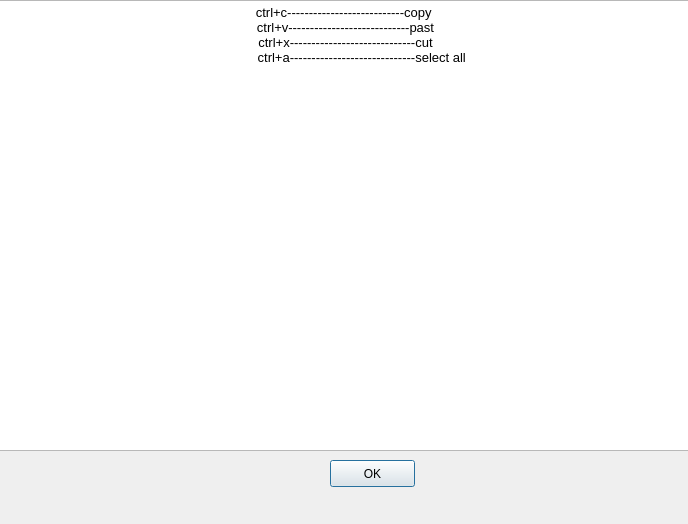
<?xml version="1.0" encoding="UTF-8"?>
<ui version="4.0">
 <class>Contents</class>
 <widget class="QDialog" name="Contents">
  <property name="geometry">
   <rect>
    <x>0</x>
    <y>0</y>
    <width>688</width>
    <height>524</height>
   </rect>
  </property>
  <property name="windowTitle">
   <string>::Contents::</string>
  </property>
  <widget class="QLabel" name="label_5">
   <property name="geometry">
    <rect>
     <x>70</x>
     <y>70</y>
     <width>192</width>
     <height>17</height>
    </rect>
   </property>
   <property name="text">
    <string/>
   </property>
  </widget>
  <widget class="QLabel" name="label_6">
   <property name="geometry">
    <rect>
     <x>70</x>
     <y>110</y>
     <width>157</width>
     <height>17</height>
    </rect>
   </property>
   <property name="text">
    <string/>
   </property>
  </widget>
  <widget class="QPushButton" name="Ok">
   <property name="geometry">
    <rect>
     <x>330</x>
     <y>460</y>
     <width>85</width>
     <height>27</height>
    </rect>
   </property>
   <property name="text">
    <string>OK</string>
   </property>
  </widget>
  <widget class="QTextBrowser" name="textBrowser">
   <property name="geometry">
    <rect>
     <x>-10</x>
     <y>0</y>
     <width>711</width>
     <height>451</height>
    </rect>
   </property>
   <property name="html">
    <string>&lt;!DOCTYPE HTML PUBLIC &quot;-//W3C//DTD HTML 4.0//EN&quot; &quot;http://www.w3.org/TR/REC-html40/strict.dtd&quot;&gt;
&lt;html&gt;&lt;head&gt;&lt;meta name=&quot;qrichtext&quot; content=&quot;1&quot; /&gt;&lt;style type=&quot;text/css&quot;&gt;
p, li { white-space: pre-wrap; }
&lt;/style&gt;&lt;/head&gt;&lt;body style=&quot; font-family:'Sans'; font-size:10pt; font-weight:400; font-style:normal;&quot;&gt;
&lt;p align=&quot;center&quot; style=&quot; margin-top:0px; margin-bottom:0px; margin-left:0px; margin-right:0px; -qt-block-indent:0; text-indent:0px;&quot;&gt;ctrl+c---------------------------copy &lt;/p&gt;
&lt;p align=&quot;center&quot; style=&quot; margin-top:0px; margin-bottom:0px; margin-left:0px; margin-right:0px; -qt-block-indent:0; text-indent:0px;&quot;&gt;ctrl+v----------------------------past&lt;/p&gt;
&lt;p align=&quot;center&quot; style=&quot; margin-top:0px; margin-bottom:0px; margin-left:0px; margin-right:0px; -qt-block-indent:0; text-indent:0px;&quot;&gt;ctrl+x-----------------------------cut&lt;/p&gt;
&lt;p align=&quot;center&quot; style=&quot; margin-top:0px; margin-bottom:0px; margin-left:0px; margin-right:0px; -qt-block-indent:0; text-indent:0px;&quot;&gt;         ctrl+a-----------------------------select all&lt;/p&gt;
&lt;p style=&quot; margin-top:0px; margin-bottom:0px; margin-left:0px; margin-right:0px; -qt-block-indent:0; text-indent:0px;&quot;&gt;                                                  &lt;img src=&quot;images/contents.png&quot; /&gt;&lt;/p&gt;&lt;/body&gt;&lt;/html&gt;</string>
   </property>
  </widget>
 </widget>
 <resources/>
 <connections/>
</ui>
